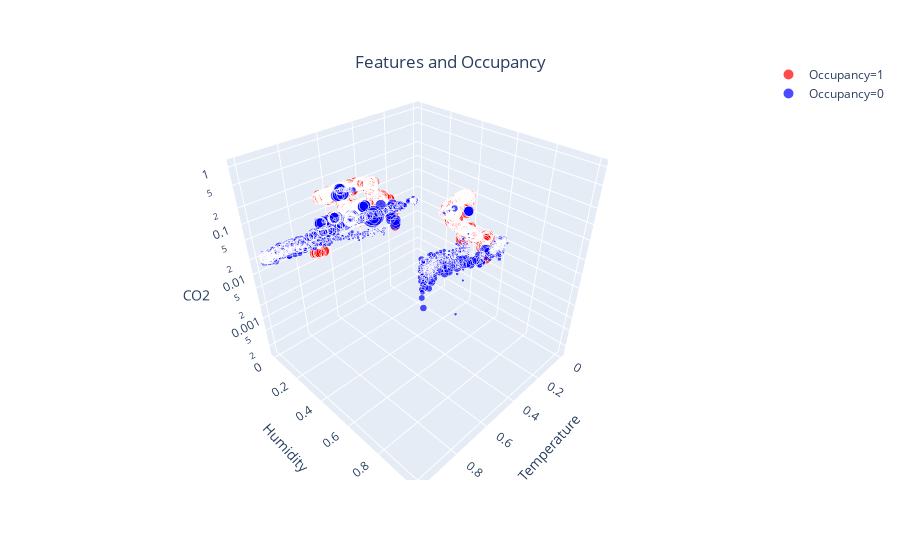

Notebook code cell kept with this figure:
### Code cell
data = train.copy()
data.Occupancy = data.Occupancy.astype(str)
fig = px.scatter_3d(data, x='Temperature', y='Humidity', z='CO2', size='Light', color='Occupancy', color_discrete_map={'1':'red', '0':'blue'})
fig.update_layout(scene_zaxis_type="log", title={'text': "Features and Occupancy",
'y':0.9,
'x':0.5,
'xanchor': 'center',
'yanchor': 'top'})
iplot(fig)

### Figure 1 — Plotly figure (JSON) as saved in the notebook; plotly's stock layout.template omitted (floating-point values rounded to 4 significant figures; data arrays with more than 128 entries replaced by an {"elided": "..."} marker saying what was removed)
{"data": [{"hovertemplate": "Occupancy=1<br>Temperature=%{x}<br>Humidity=%{y}<br>CO2=%{z}<br>Light=%{marker.size}", "showlegend": true, "legendgroup": "Occupancy=1", "name": "Occupancy=1", "scene": "scene", "y": {"elided": "1729 float values"}, "hoverlabel": {"namelength": 0}, "mode": "markers", "marker": {"color": "red", "sizemode": "area", "symbol": "circle", "sizeref": 0.0025, "size": {"elided": "1729 float values"}}, "x": {"elided": "1729 float values"}, "z": {"elided": "1729 float values"}, "type": "scatter3d"}, {"hovertemplate": "Occupancy=0<br>Temperature=%{x}<br>Humidity=%{y}<br>CO2=%{z}<br>Light=%{marker.size}", "showlegend": true, "legendgroup": "Occupancy=0", "name": "Occupancy=0", "scene": "scene", "y": {"elided": "6414 float values"}, "hoverlabel": {"namelength": 0}, "mode": "markers", "marker": {"color": "blue", "sizemode": "area", "symbol": "circle", "sizeref": 0.0025, "size": {"elided": "6414 float values"}}, "x": {"elided": "6414 float values"}, "z": {"elided": "6414 float values"}, "type": "scatter3d"}], "layout": {"title": {"y": 0.9, "text": "Features and Occupancy", "yanchor": "top", "xanchor": "center", "x": 0.5}, "margin": {"t": 60}, "legend": {"itemsizing": "constant", "tracegroupgap": 0}, "scene": {"domain": {"y": [0, 1], "x": [0, 1]}, "zaxis": {"type": "log", "title": {"text": "CO2"}}, "xaxis": {"title": {"text": "Temperature"}}, "yaxis": {"title": {"text": "Humidity"}}}}}
